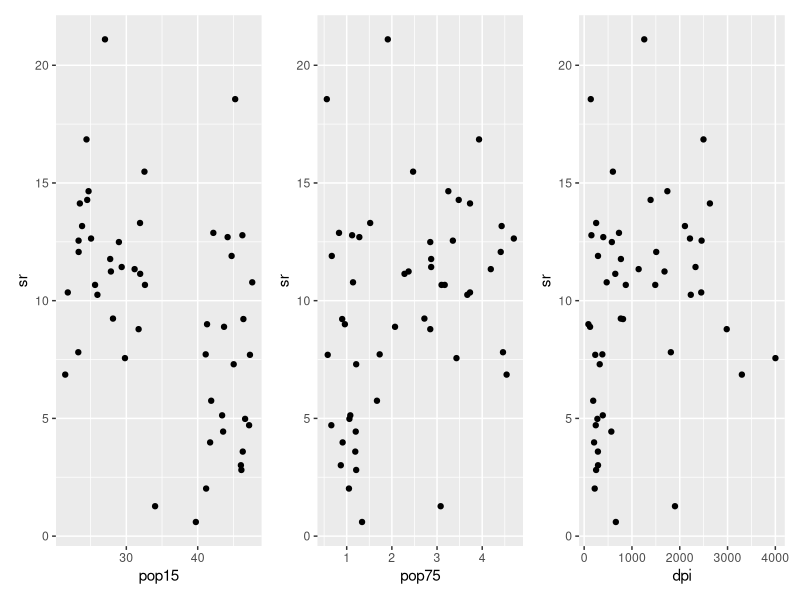
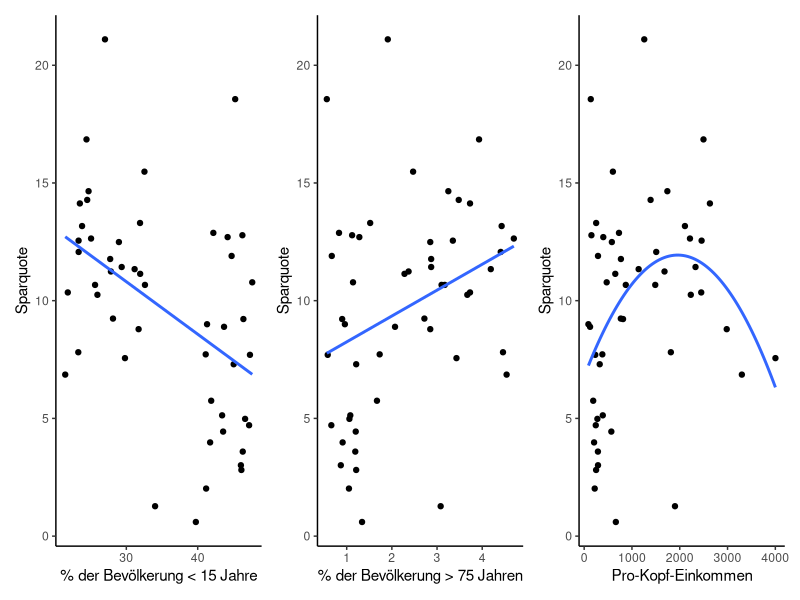

The R script that drew these images, in order:
## ---- chunk 1
DataUebung3 <- LifeCycleSavings
## ---- chunk 2
library(ggplot2)
library(patchwork)

## ---- chunk 3
p1 <- ggplot(LifeCycleSavings, aes(x = pop15, y = sr)) +
  geom_point()
p2 <- ggplot(LifeCycleSavings, aes(x = pop75, y = sr)) +
  geom_point()
p3 <- ggplot(LifeCycleSavings, aes(x = dpi, y = sr)) +
  geom_point()

p1+p2+p3

## ---- chunk 4


lm_pop15 <- lm(sr ~ pop15 , data = LifeCycleSavings ) # Einfaches lineares Modell
lm_q_pop15 <- lm(sr ~ pop15 + I(pop15^2),  data = LifeCycleSavings) # Modell mit quadratischem Term


lm_pop75 <- lm(sr ~ pop75, data = LifeCycleSavings ) # Einfaches lineares Modell
lm_q_pop75 <- lm(sr ~ pop75 + I(pop75^2),  data = LifeCycleSavings) # Modell mit quadratischem Term

lm_dpi <- lm(sr ~ dpi , data = LifeCycleSavings ) # Einfaches lineares Modell
lm_q_dpi <- lm(sr ~ dpi + I(dpi^2),  data = LifeCycleSavings) # Modell mit quadratischem Term


## ---- chunk 5
lm_pop15 |> summary()
lm_q_pop15 |> summary()
## ---- chunk 6
lm_pop75 |> summary() 
lm_q_pop75 |> summary() 
## ---- chunk 7
lm_dpi |> summary()
lm_q_dpi |> summary() 
## ---- chunk 8

# Erstellen der Plots
p1 <- ggplot(LifeCycleSavings, aes(x = pop15, y = sr)) +
  geom_point() +
  geom_smooth(method = "lm", formula = y ~ x, se = FALSE) +
  labs(x = "% der Bevölkerung < 15 Jahre",
       y = "Sparquote") +
  theme_classic()

p2 <- ggplot(LifeCycleSavings, aes(x = pop75, y = sr)) +
  geom_point() +
  geom_smooth(method = "lm", formula = y ~ x, se = FALSE) +
  labs(x = "% der Bevölkerung > 75 Jahren",
       y = "Sparquote") +
  theme_classic()

p3 <- ggplot(LifeCycleSavings, aes(x = dpi, y = sr)) +
  geom_point() +
  geom_smooth(method = "lm", formula = y ~ x + I(x^2), se = FALSE) +
  labs(x = "Pro-Kopf-Einkommen",
       y = "Sparquote") +
  theme_classic()

p1 + p2 + p3

